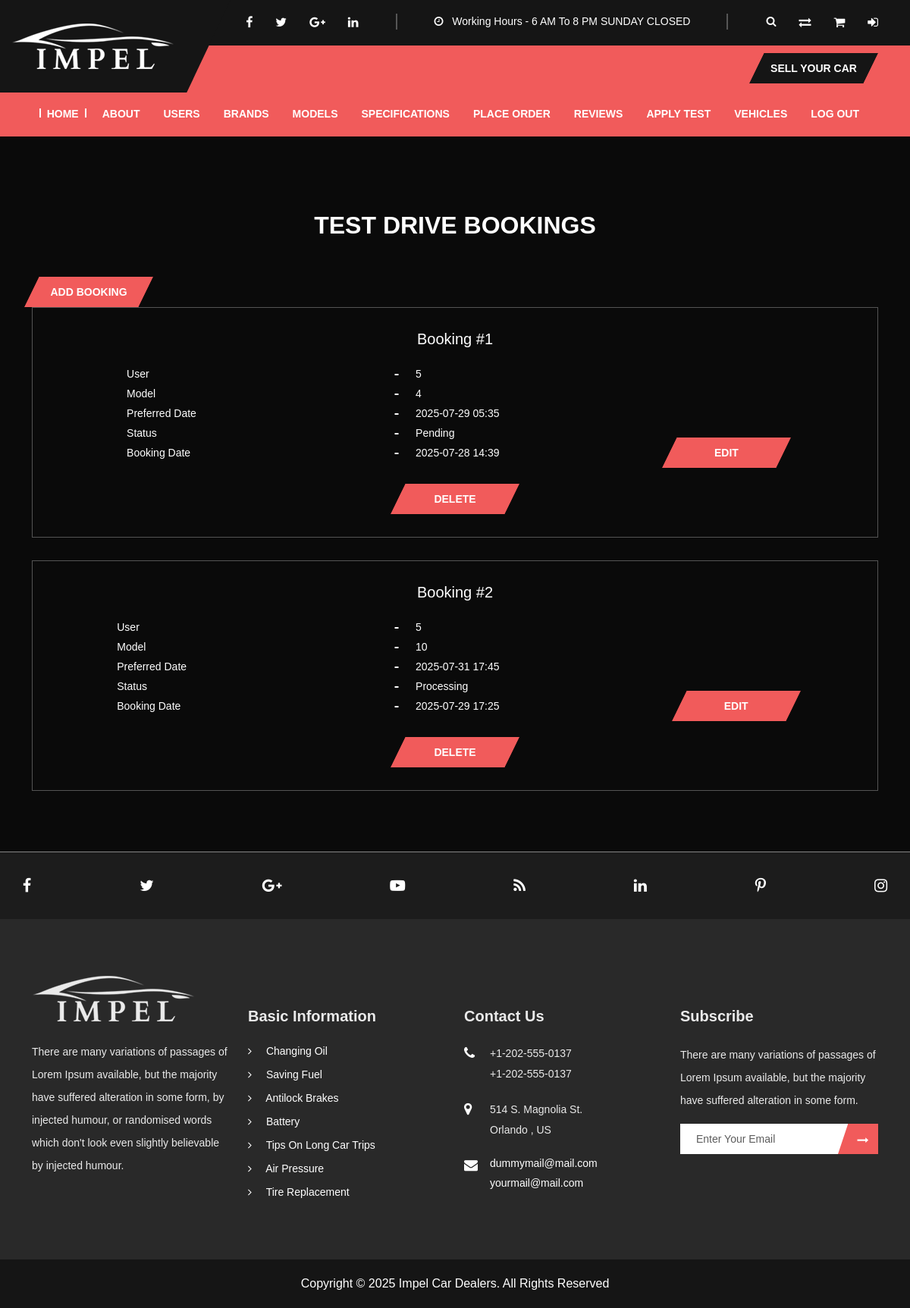
Page /testdrivebookings.php on the committed database.
### tables this page shows
CREATE TABLE `testdrivebookings` (
  `BookingID` int(11) NOT NULL,
  `UserID` int(11) NOT NULL,
  `ModelID` int(11) NOT NULL,
  `PreferredDate` datetime NOT NULL,
  `Status` varchar(255) NOT NULL,
  `BookingDate` datetime NOT NULL
);

### testdrivebookings.php (the view, shortened to what this page needs)
<?php
include('connect.php');
include('header.php');
function getModels($conn, $selected = null) {
    $options = "";
    $res = $conn->query("SELECT ModelID, ModelName FROM carmodel ORDER BY ModelName ASC");
    while ($row = $res->fetch_assoc()) {
        $sel = ($row['ModelID'] == $selected) ? 'selected' : '';
        $options .= "<option value='{$row['ModelID']}' $sel>" . htmlspecialchars($row['ModelName']) . "</option>";
    }
    return $options;
}
?>
<div class="impl_featured_wrappar">
    <div class="container">
        <div class="row">
            <div class="col-lg-12 col-md-12">
                <div class="impl_heading"><h1>Test Drive Bookings</h1></div>
                <button id="addBtn" class="impl_btn">Add Booking</button>
            </div>
            <?php
            $res = $conn->query("SELECT * FROM testdrivebookings");
            while ($row = $res->fetch_assoc()):
                $id = $row['BookingID'];
            ?>
                <div class="col-lg-12 col-md-12" id="box_<?php echo $id; ?>">
                    <div class="impl_fea_car_box" id="view_<?php echo $id; ?>">
                        <div class="impl_fea_car_data">
                            <h2>Booking #<?php echo $id; ?></h2>
                            <ul>
                                <li><span class="impl_fea_title">User</span><span class="impl_fea_name"><?php echo htmlspecialchars($row['UserID']); ?></span></li>
                                <li><span class="impl_fea_title">Model</span><span class="impl_fea_name"><?php echo htmlspecialchars($row['ModelID']); ?></span></li>
                                <li><span class="impl_fea_title">Preferred Date</span><span class="impl_fea_name"><?php echo date('Y-m-d H:i', strtotime($row['PreferredDate'])); ?></span></li>
                                <li><span class="impl_fea_title">Status</span><span class="impl_fea_name"><?php echo htmlspecialchars($row['Status']); ?></span></li>
                                <li><span class="impl_fea_title">Booking Date</span><span class="impl_fea_name"><?php echo date('Y-m-d H:i', strtotime($row['BookingDate'])); ?></span></li>
                            </ul>
                            <button class="impl_btn editBtn" data-id="<?php echo $id; ?>">Edit</button>
                            <form method="POST" style="display:inline;"><input type="hidden" name="action" value="delete"><input type="hidden" name="BookingID" value="<?php echo $id; ?>"><button class="impl_btn">Delete</button></form>
                        </div>
                    </div>
                            <select name="ModelID" required><?php echo getModels($conn, $row['ModelID']); ?></select>
                </div>
            <?php endwhile; ?>
        </div>
    </div>
</div>
<?php include('footer.php'); ?>

### rows in the picture
testdrivebookings: BookingID "1", UserID "5", ModelID "4", PreferredDate "2025-07-29 05:35", Status "Pending", BookingDate "2025-07-28 14:39"
testdrivebookings: BookingID "2", UserID "5", ModelID "10", PreferredDate "2025-07-31 17:45", Status "Processing", BookingDate "2025-07-29 17:25"
